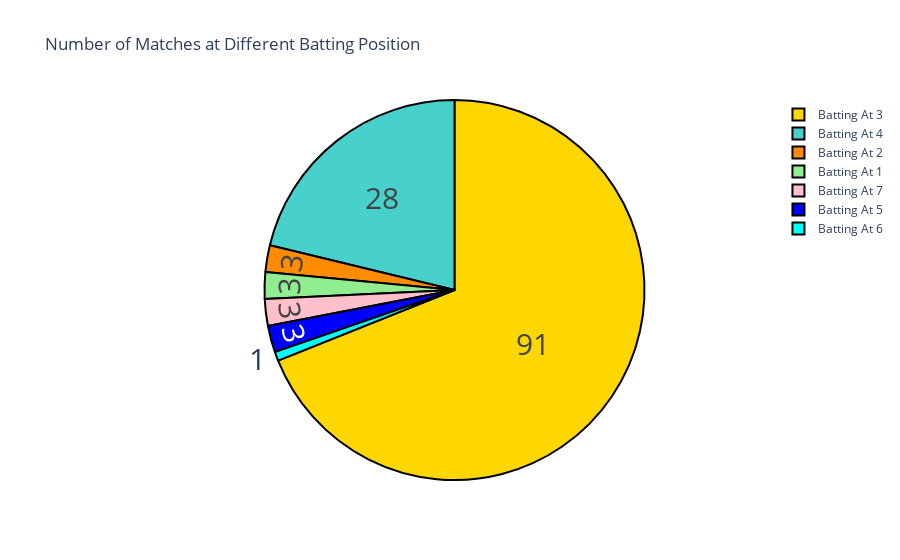

Here is the notebook cell this chart was saved with:
### Markdown cell above
<div style="display:fill;
            border-radius:15px;
            background-color:#d9d7d7;
            font-size:150%;
            font-family:Arial;
            letter-spacing:0.5px;
            padding:10px;
            color:black;
            text-align:center;">
<b>🏏Number of matches Played different at batting position.🏏</b>
</div>

### Code cell
pos = data.Pos.value_counts()

colors = ['gold', 'mediumturquoise', 'darkorange', 'lightgreen',"pink", "blue","cyan"]
label = pos.index
counts = pos.values

fig = go.Figure(data=[go.Pie(labels=label, values=counts)])

fig.update_layout(title_text="Number of Matches at Different Batting Position")

fig.update_traces(hoverinfo='label+percent', textinfo='value', textfont_size=30,
                  marker=dict(colors=colors, line=dict(color='black', width=2)))
fig.show()

### Figure 1 — Plotly figure (JSON) as saved in the notebook; plotly's stock layout.template omitted (floating-point values rounded to 4 significant figures)
{"data": [{"hoverinfo": "label+percent", "labels": ["Batting At 3", "Batting At 4", "Batting At 2", "Batting At 1", "Batting At 7", "Batting At 5", "Batting At 6"], "marker": {"colors": ["gold", "mediumturquoise", "darkorange", "lightgreen", "pink", "blue", "cyan"], "line": {"color": "black", "width": 2}}, "textfont": {"size": 30}, "textinfo": "value", "type": "pie", "values": [91, 28, 3, 3, 3, 3, 1]}], "layout": {"title": {"text": "Number of Matches at Different Batting Position"}}}
